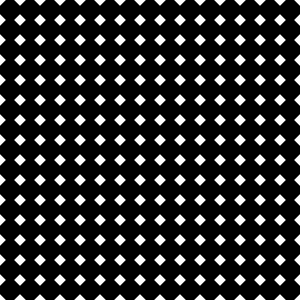
Frame 1 (no input)
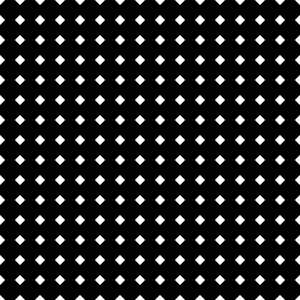
Frame 60 (the mouse pressed at the canvas centre just before this capture)
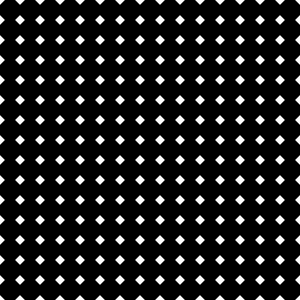
Frame 120 (the mouse held since frame 60 and released just before this capture)

The Processing sketch that drew these frames (run headless with seeded random() and noise(); from frame 60 on, the mouse is pressed at the canvas centre):

// Processing sketch: processing_42956
// ── processing_42956.pde

//int sizeX = 20;
//int sizeY = 20;


void setup()



{
 rectMode(CENTER);
 size(300, 300);
 background(255);
 noStroke();
 fill(0);
 smooth();
}

void draw()
{
float x = mouseX;
float y = mouseY;



 for (int r = 10; r < width; r +=20)
{
  for(int c = 10; c < height; c+=20)
  {

    pushMatrix();
    translate(r, c);
    
    rotate(radians(45));
    rectMode(CENTER);
    
    rect(0, 0, 20, 20);
    
    //rect(0,0, sizeX, sizeY); 
    
    popMatrix();
    
  } 
}
}
                
                                
